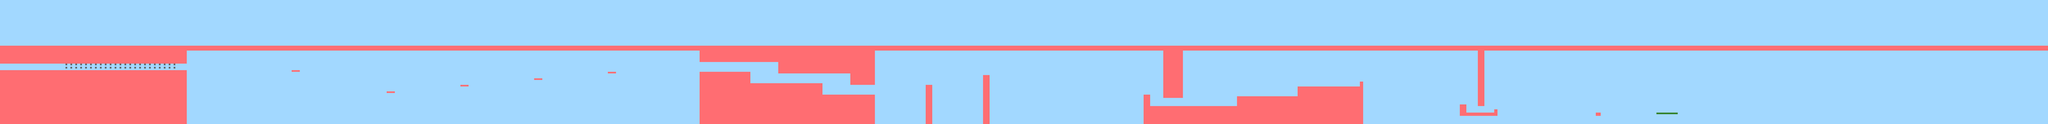

The image is a tile-based game level rendered from a .tmx file. Its description and source (layers, tilesets, objects; grid data summarised) follow:
An orthogonal 1250x76 tile map with 16x16 px tiles, 6 tile layers (Background, Platforms, PlatformCollision, ObstacleCollision, ...).

<map version="1.0" tiledversion="1.0.3" orientation="orthogonal" renderorder="right-down" width="1250" height="76" tilewidth="16" tileheight="16" nextobjectid="1">
 <tileset firstgid="1" name="tileset" tilewidth="16" tileheight="16" tilecount="60" columns="10">
  <image source="tileset.png" width="160" height="96" />
 </tileset>
 <layer name="Background" width="1250" height="76">
  <data>[95000 cells, 95000 non-empty, 1 distinct tile ids]</data>
 </layer>
 <layer name="Platforms" width="1250" height="76">
  <data>[95000 cells, 15383 non-empty, 16 distinct tile ids]</data>
 </layer>
 <layer name="PlatformCollision" width="1250" height="76">
  <data>[95000 cells, 15370 non-empty, 1 distinct tile ids]</data>
 </layer>
 <layer name="ObstacleCollision" width="1250" height="76">
  <data>[95000 cells, 0 non-empty, 0 distinct tile ids]</data>
 </layer>
 <layer name="FinishLine" width="1250" height="76">
  <data>[95000 cells, 13 non-empty, 1 distinct tile ids]</data>
 </layer>
 <layer name="Sprites" width="1250" height="76">
  <data>[95000 cells, 46 non-empty, 1 distinct tile ids]</data>
 </layer>
</map>
